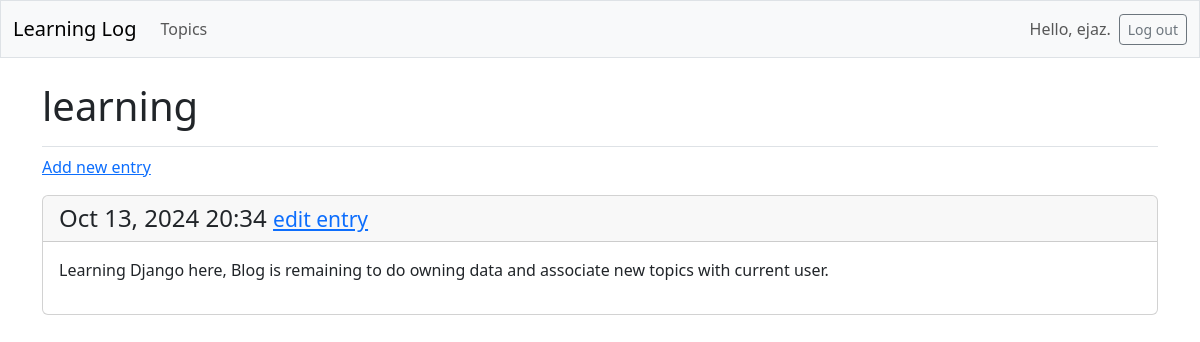
/topics/7/ (signed in), run on an earlier commit of the app's database.
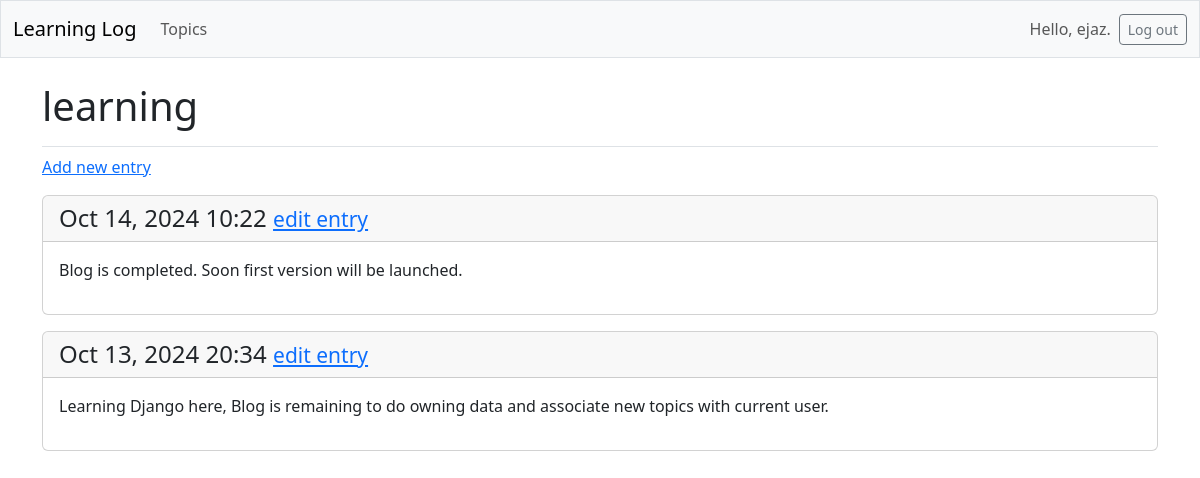
And on a later commit of the database.
### Learning_logs/models.py (models this page shows, shortened)
class Entry(models.Model):  # models.Model means this particular class inherits the django basic model class.
    topic=models.ForeignKey(topic_ofinterest,on_delete=models.CASCADE)
    text=models.TextField()
    date_added=models.DateTimeField(auto_now_add=True)
    class Meta:
        verbose_name_plural='entries'

### Learning_logs/views.py (the view)
# urls.py: path('topics/<int:topic_id_from_url>/',views.topic, name='topic'),
@login_required # TO make it work add login_url in settings
def topic(request,topic_id_from_url):
    topic=topic_ofinterest.objects.get(id=topic_id_from_url)
    if topic.owner != request.user:
        raise Http404
    entries=topic.entry_set.order_by('-date_added')# minus sign display the most recent entries first.
    context={'topic': topic, 'entries':entries}
    return render(request,'Learning_logs/topic.html',context)

### Learning_logs/templates/Learning_logs/topic.html (shortened to what this page needs)
{%extends 'Learning_logs/base.html'%}
{% block page_header %}
  <h1>{{ topic.text }}</h1>
{% endblock page_header %}
{%block content%}
<p>
    <a href="{% url 'Learning_logs:new_entry' topic.id %}">Add new entry</a>
</p>
    {%for x in entries%}
    <div class="card mb-3">
         <h4 class="card-header">
          {{ x.date_added|date:'M d, Y H:i' }}
           <small><a href="{% url 'Learning_logs:edit_entry' x.id %}">
            edit entry</a></small>
        </h4>
         <div class="card-body">{{ x.text|linebreaks }}</div>
      </div>
    {%empty%}
    <li>There are no entries for this topic yet.</li>
    {%endfor%}
{%endblock content%}

What changed in the data, as far as the page shows it:
added Entry: date_added "Oct 14, 2024 10:22", text "Blog is completed. Soon first version will be launched."
